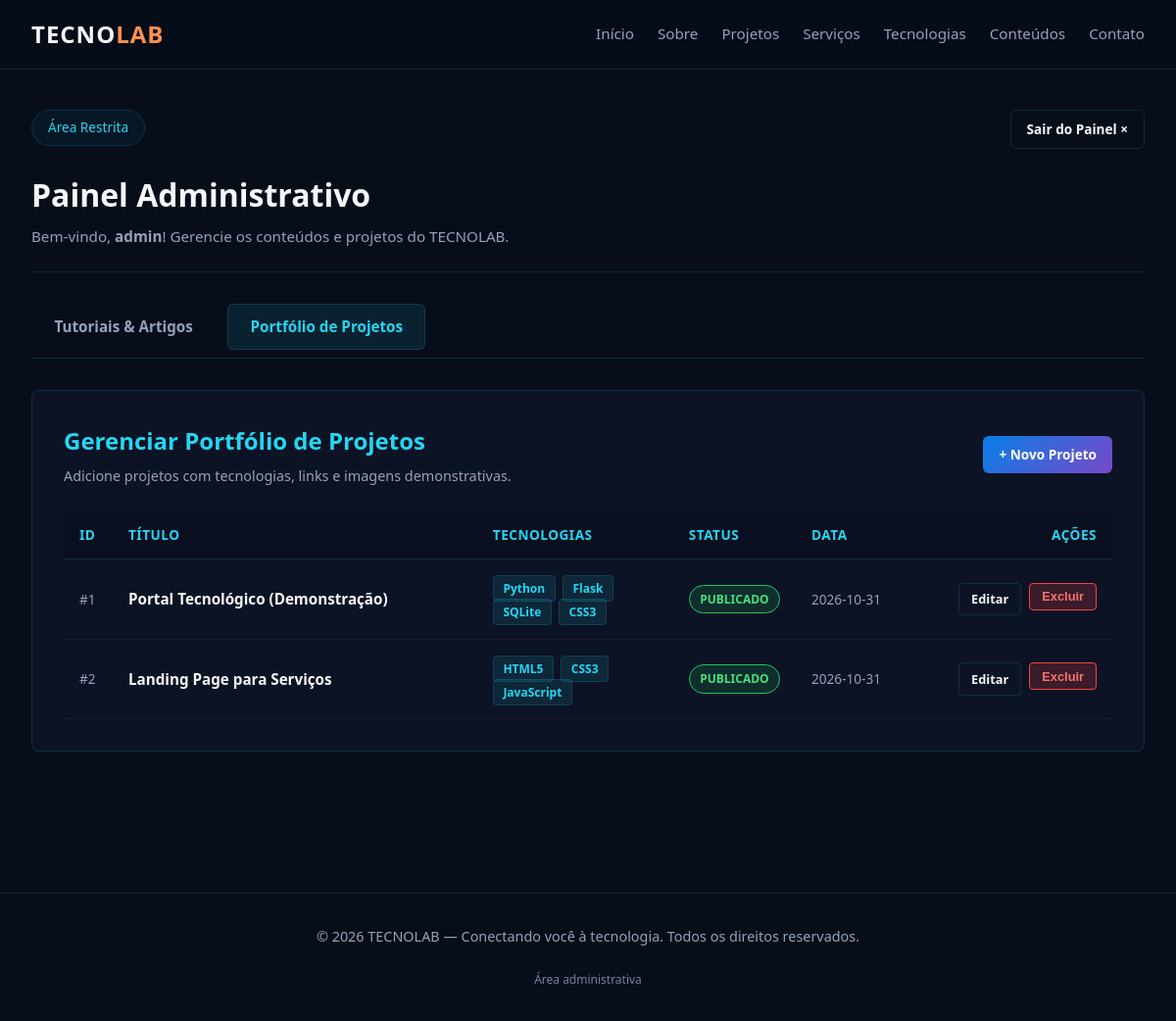
The page /admin/projetos (signed in) on the database its author committed.
### tables this page shows
CREATE TABLE projects (
            id INTEGER PRIMARY KEY AUTOINCREMENT,
            title TEXT NOT NULL,
            description TEXT NOT NULL,
            technologies TEXT,
            features TEXT,
            demo_url TEXT,
            repo_url TEXT,
            content TEXT,
            image_path TEXT,
            is_published INTEGER DEFAULT 1,
            created_at TIMESTAMP DEFAULT CURRENT_TIMESTAMP,
            updated_at TIMESTAMP DEFAULT CURRENT_TIMESTAMP
        );

### app.py (the view)
@app.route('/admin/projetos')
@admin_required
def admin_projects():
    conn = get_db()
    cursor = conn.cursor()
    cursor.execute('SELECT * FROM projects ORDER BY created_at DESC')
    items = cursor.fetchall()
    conn.close()
    return render_template('admin/projects_list.html', projects=items, active_tab='projects')

### app.py (called while the page is built)
def get_db():
    conn = sqlite3.connect(app.config['DATABASE_PATH'])
    conn.row_factory = sqlite3.Row
    return conn

def admin_required(f):
    @wraps(f)
    def decorated_function(*args, **kwargs):
        if not session.get('admin_logged_in'):
            flash('Por favor, faça login para acessar a área administrativa.', 'error')
            return redirect(url_for('admin_login', next=request.path))
        return f(*args, **kwargs)
    return decorated_function

### templates/admin/projects_list.html (shortened to what this page needs)
{% extends 'admin/layout.html' %}
{% block admin_content %}
<div class="admin-panel-header">
    <div>
        <h2 style="color: var(--accent-cyan); font-size: 1.5rem; margin-bottom: 0.3rem;">Gerenciar Portfólio de Projetos</h2>
        <p style="color: var(--text-muted); font-size: 0.9rem;">Adicione projetos com tecnologias, links e imagens demonstrativas.</p>
    </div>
    <div>
        <a href="{{ url_for('admin_project_new') }}" class="btn btn-primary btn-sm">+ Novo Projeto</a>
    </div>
</div>
<div class="admin-table-container">
    {% if projects %}
    <table class="admin-table">
        <thead>
            <tr>
                <th style="width: 50px;">ID</th>
                <th>Título</th>
                <th style="width: 200px;">Tecnologias</th>
                <th style="width: 110px;">Status</th>
                <th style="width: 150px;">Data</th>
                <th style="width: 160px; text-align: right;">Ações</th>
            </tr>
        </thead>
        <tbody>
            {% for item in projects %}
            <tr>
                <td style="color: var(--text-muted); font-size: 0.85rem;">#{{ item.id }}</td>
                <td>
                    <div style="font-weight: 600; color: var(--text-main);">{{ item.title }}</div>
                </td>
                <td>
                    {% if item.technologies %}
                        {% for tech in item.technologies.split(',') %}
                            <span class="tech-badge" style="font-size: 0.75rem; margin-right: 0.2rem;">{{ tech.strip() }}</span>
                        {% endfor %}
                    {% else %}
                        <span style="color: var(--text-muted); font-size: 0.85rem;">-</span>
                    {% endif %}
                </td>
                <td>
                    {% if item.is_published %}
                        <span class="status-badge status-published">Publicado</span>
                    {% else %}
                        <span class="status-badge status-draft">Rascunho</span>
                    {% endif %}
                </td>
                <td style="color: var(--text-muted); font-size: 0.85rem;">
                    {{ item.created_at[:10] if item.created_at else '-' }}
                </td>
                <td style="text-align: right;">
                    <div style="display: inline-flex; gap: 0.5rem;">
                        <a href="{{ url_for('admin_project_edit', id=item.id) }}" class="btn btn-secondary btn-xs">Editar</a>
                        <form method="POST" action="{{ url_for('admin_project_delete', id=item.id) }}" style="display: inline;" onsubmit="return confirm('Deseja realmente excluir este projeto? Esta ação não pode ser desfeita.');">
                            <button type="submit" class="btn btn-danger btn-xs">Excluir</button>
                        </form>
                    </div>
                </td>
            </tr>
            {% endfor %}
        </tbody>
    </table>
    {% else %}
    <div class="empty-state">
        <p style="font-size: 1.1rem; color: var(--text-muted); margin-bottom: 1.5rem;">Nenhum projeto cadastrado no portfólio até o momento.</p>
        <a href="{{ url_for('admin_project_new') }}" class="btn btn-primary">+ Cadastrar Primeiro Projeto</a>
    </div>
    {% endif %}
</div>
{% endblock %}

### static/css/style.css (style rules this page uses)
:root { --bg-primary: #080D1A; --bg-secondary: #0F172A; --accent-electric: #087FE8; --accent-cyan: #24D6F2; --accent-purple: #7948C8; --accent-orange: #FF914D; --text-main: #F5F7FA; --text-muted: #94A3B8; --border-subtle: rgba(36, 214, 242, 0.15); --card-bg: rgba(15, 23, 42, 0.7); --font-family: 'Segoe UI', system-ui, -apple-system, sans-serif; }
* { margin: 0; padding: 0; box-sizing: border-box; }
body { background-color: var(--bg-primary); color: var(--text-main); font-family: var(--font-family); line-height: 1.6; overflow-x: hidden; }
.btn { display: inline-block; padding: 0.75rem 1.75rem; border-radius: 6px; text-decoration: none; font-weight: 600; transition: all 0.3s ease; cursor: pointer; }
.btn-primary { background: linear-gradient(135deg, var(--accent-electric), var(--accent-purple)); color: #fff; border: none; }
.btn-secondary { background: transparent; color: var(--text-main); border: 1px solid var(--border-subtle); }
.tech-badge { background: rgba(36, 214, 242, 0.1); color: var(--accent-cyan); border: 1px solid var(--border-subtle); padding: 0.25rem 0.6rem; border-radius: 4px; font-size: 0.8rem; font-weight: 600; }
.admin-panel-header { display: flex; justify-content: space-between; align-items: center; margin-bottom: 1.5rem; flex-wrap: wrap; gap: 1rem; }
.admin-table-container { overflow-x: auto; }
.admin-table { width: 100%; border-collapse: collapse; font-size: 0.95rem; }
.admin-table th { text-align: left; padding: 0.85rem 1rem; background: rgba(8, 13, 26, 0.5); color: var(--accent-cyan); border-bottom: 1px solid var(--border-subtle); font-size: 0.85rem; letter-spacing: 0.5px; text-transform: uppercase; }
.admin-table td { padding: 1rem; border-bottom: 1px solid rgba(255, 255, 255, 0.05); vertical-align: middle; }
.status-badge { display: inline-block; padding: 0.25rem 0.65rem; border-radius: 20px; font-size: 0.75rem; font-weight: 600; text-transform: uppercase; }
.status-published { background: rgba(34, 197, 94, 0.15); color: #4ADE80; border: 1px solid #22C55E; }
.btn-xs { padding: 0.35rem 0.75rem; font-size: 0.8rem; border-radius: 4px; }
.btn-sm { padding: 0.5rem 1rem; font-size: 0.85rem; }
.btn-danger { background: rgba(239, 68, 68, 0.2); border: 1px solid #EF4444; color: #F87171; cursor: pointer; transition: all 0.2s ease; }

### rows shown on the page
projects: id "1", title "Portal Tecnológico (Demonstração)", strip "Python" "Flask" "SQLite" "CSS3", is_published "PUBLICADO", created_at "2026-10-31"
projects: id "2", title "Landing Page para Serviços", strip "HTML5" "CSS3" "JavaScript", is_published "PUBLICADO", created_at "2026-10-31"

### other values the page prints
{{ session.get('username', 'Admin') }} "admin"
